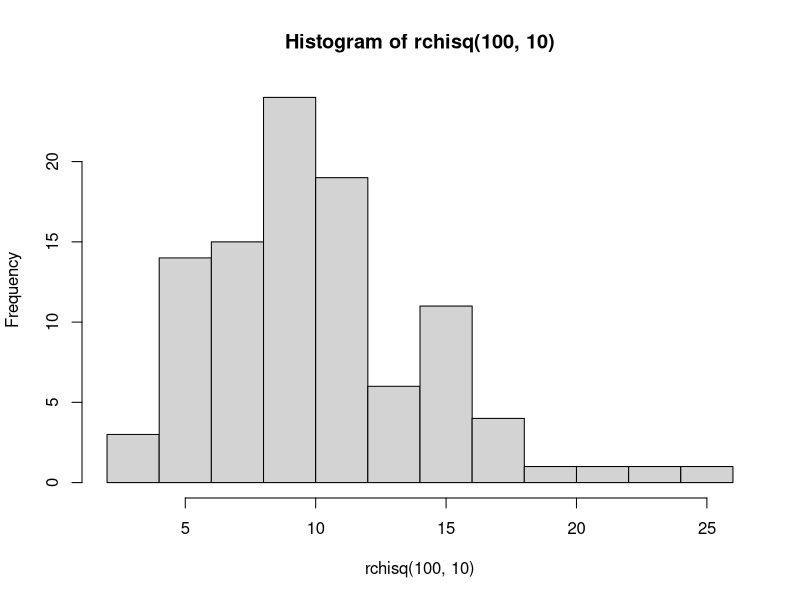

Here is the R script that generated this plot:
#NOMOR 4A
fungsi_probabilitas <- dchisq(2,10)
fungsi_probabilitas

#NOMOR 4B
hist(rchisq(100,10))

#NOMOR 4C
v <- 10
x <- 2
rataan <- v
varian <- 2*v
rataan
varian
